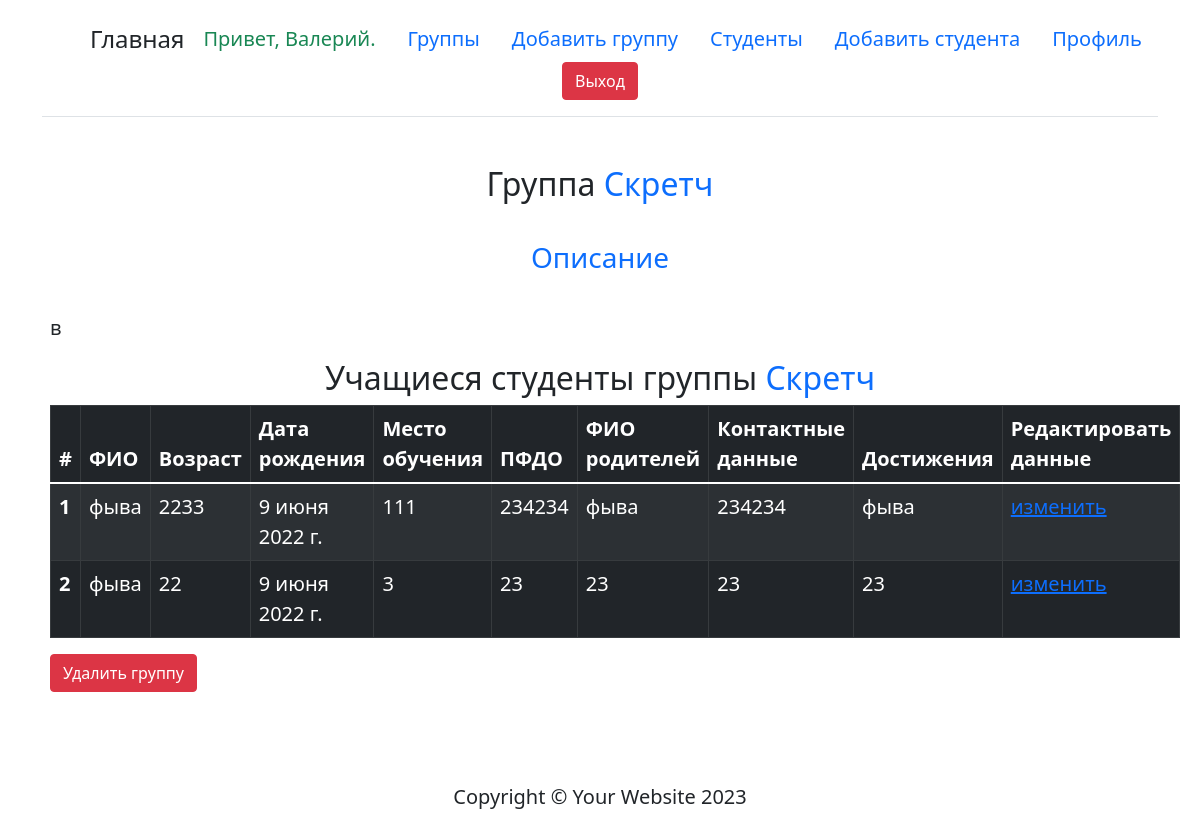
The app's page /group_detail/19 (signed in) with its own data.
### firstapp/models.py (models this page shows, shortened)
class ListGroups(models.Model):
    user = models.ForeignKey(User, on_delete=models.CASCADE,default='')
    name = models.CharField(max_length=250, verbose_name="Заголовок группы")
    description = models.TextField(
        max_length=5000, blank=True, verbose_name="Описание группы")
    class Meta:
        verbose_name = 'Список групп'
        verbose_name_plural = 'Список групп'

class ListStudents(models.Model):
    user = models.ForeignKey(User, on_delete=models.CASCADE,default='')
    groups = models.ManyToManyField(ListGroups,verbose_name='Группы')
    fio = models.CharField(max_length=250, verbose_name="Фио ребенка")
    age = models.PositiveSmallIntegerField(
         blank=True, verbose_name="Возраст ребёнка")
    birsday = models.DateField(verbose_name="Дата рождения ребёнка")
    pol = models.CharField(max_length=300, choices = CHOICES,verbose_name='пол ребенка')
    place_learning = models.CharField(max_length=250, verbose_name="Место обучения ребёнка")
    sertificat_pfdo = models.PositiveIntegerField(max_length=250, verbose_name="Cертификат ПФДО рёбенка")
    fio_parents  = models.TextField(max_length=500, blank=True,verbose_name='ФИО родителей')
    contact_data = models.PositiveIntegerField(max_length=250, verbose_name="Контактные данные")
    atchievments = models.TextField(max_length=500, blank=True,verbose_name='Достижения')
    class Meta:
        verbose_name = 'Список студентов'
        verbose_name_plural = 'Список студентов'

### firstapp/views.py (the view)
# urls.py: path("group_detail/<int:group_id>", views.group_detail, name="group_detail"),
def group_detail(request, group_id):
    group = get_object_or_404(ListGroups, pk=group_id)
    students = group.liststudents_set.filter(user=request.user)
    context = {
        "group": group,
        "students": students
    }
    return render(request, "group_detail.html", context)

### firstapp/templates/group_detail.html
{% extends 'layout.html' %}
{% load static %}
{% load crispy_forms_tags %}
{%block content %}
  <div class="container mt-3">
   <h2 class='text-center'> Группа <span class='text-primary'>{{group.name}} </span></h2>
   <br>
   <h3 class='text-center text-primary'>  Описание </h3>
   <br>
   <div class="description">
    <p class="first-letter">{{ group.description  }}</p>
  </div>
  <h2 class='text-center'> Учащиеся студенты группы <span class='text-primary'>{{group.name}} </span></h2>
    <table class="table table-striped table-bordered table-hover table-dark">
        <thead>
            <tr>
                <th scope="col">#</th>
                <th scope="col">ФИО</th>
                <th scope="col">Возраст</th>
                <th scope="col">Дата рождения</th>
                <th scope="col">Место обучения</th>
                <th scope="col">ПФДО</th>
                <th scope="col">ФИО родителей</th>
                <th scope="col">Контактные данные</th>
                <th scope="col">Достижения</th>
                <th scope="col">Редактировать данные</th>
            </tr>
        </thead>
        <tbody>
          {% for student in students %}
            <tr>
                <th scope="row">{{forloop.counter}}</th>
                <td>{{student.fio}}</td>
                <td>{{student.age}}</td>
                <td>{{student.birsday}}</td>
                <td>{{student.place_learning}}</td>
                <td>{{student.sertificat_pfdo}}</td>
                <td>{{student.fio_parents}}</td>
                <td>{{student.contact_data}}</td>
                <td>{{student.atchievments}}</td>
                <td><a href="{% url 'edit_student' student.id %}">изменить</a></td>
            </tr>
            {%empty%}
            <h4 class='text-center text-danger'>Вы еще не добавили студентов</h4>
            {% endfor %}
        </tbody>
    </table>
    <a href="{% url 'delete_group' group_id=group.id %}" class="btn btn-danger">Удалить группу</a>
</div>
{% endblock %}

### firstapp/templates/navbar/navbar.html (shortened to what this page needs)
{% load static %}
<div class="container">
    <header class="d-flex flex-wrap justify-content-center py-3 mb-4 border-bottom">
      <a href="/" class="d-flex align-items-center mb-3 mb-md-0 me-md-auto text-dark text-decoration-none">
        <svg class="bi me-2" width="40" height="32"><use xlink:href="#bootstrap"/></svg>
        <span class="fs-4">Главная</span>
      </a>
      {% if user.is_authenticated %}
      <li class="nav-item"><a class="nav-link text-success">Привет, {{ user.first_name }}.</a></li>
      {% if user.is_superuser %}
        <li class="nav-item"><a class="nav-link" href={% url 'admin:index' %}>Админка</a></li>
        <li class="nav-item"><a class="nav-link" href={% url 'user_list' %}>Преподаватели</a></li>
      {% else %}
        <li class="nav-item"><a class="nav-link" href={% url 'user_groups' %}>Группы</a></li>
        <li class="nav-item"><a class="nav-link" href={% url 'add_group' %}>Добавить группу</a></li>
        <li class="nav-item"><a class="nav-link" href={% url 'user_students_list' %}>Студенты</a></li>
        <li class="nav-item"><a class="nav-link" href={% url 'add_students' %}>Добавить студента</a></li>
      {% endif %}
      <li class="nav-item"><a class="nav-link" href={% url 'edit_profile' %}>Профиль</a></li>
      <li class="nav-item"><a class="btn btn-danger" href={% url 'logout' %}>Выход</a></li>
    {% else %}
      <li class="nav-item"><a class="nav-link" href={% url 'register' %}>Регистрация</a></li>
      <li class="nav-item"><a class="nav-link" href={% url 'login' %}>Авторизация</a></li>
    {% endif %}
    </header>
  </div>

### firstapp/templates/navbar/navbar.html (style rules this page uses)
.container { font-size: 20px; }
li { list-style:none; }

### records on screen
ListGroups: name "Скретч", description "в"
ListStudents: fio "фыва", age "2233", birsday "9 июня 2022 г.", place_learning "111", sertificat_pfdo "234234", fio_parents "фыва", contact_data "234234", atchievments "фыва"
ListStudents: fio "фыва", age "22", birsday "9 июня 2022 г.", place_learning "3", sertificat_pfdo "23", fio_parents "23", contact_data "23", atchievments "23"

### other values on screen
{{ user.first_name }} "Валерий"
